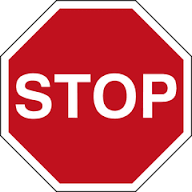
#> input picture testimages/images.png, 192 x 192 px
$ jupyter execute Untitled.ipynb   (shell and % lines are left out)
#> lines starting #> are read from the running program, lines starting #| are printed output that depends on the picture
[cell 1]
import cv2
import matplotlib.pyplot as plt

image = cv2.imread('./testimages/images.png')
#> image is the input picture: shape (192, 192, 3); mean B, G, R 116.1, 108.6, 213.2

resized_image = cv2.resize(image, (32, 32))
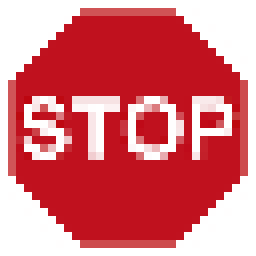
#> resized_image: shape (32, 32, 3) (shown 8 times larger); mean B, G, R 120.2, 112.9, 217.2

print(image.shape)
#| (192, 192, 3)
print(resized_image.shape)
#| (32, 32, 3)

plt.imshow(resized_image)
